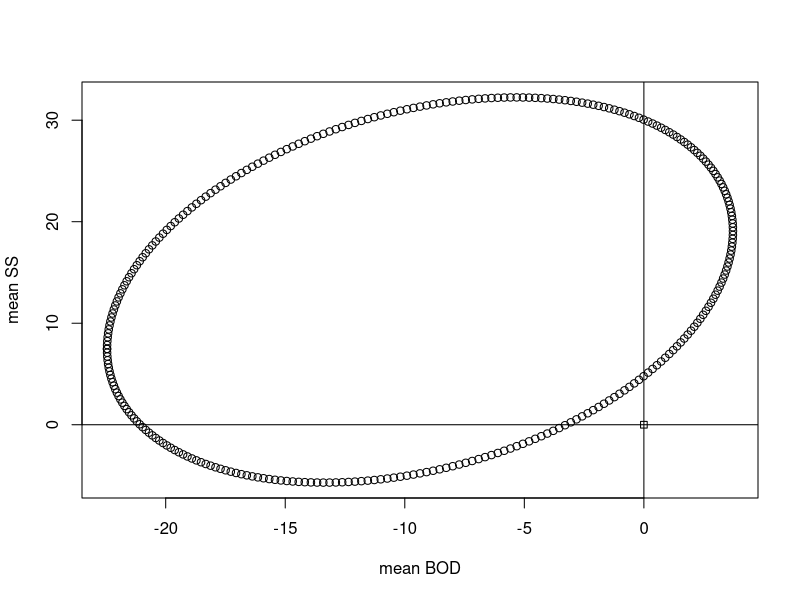

Here is the R script that generated this plot:
rm(list = ls())  # clear the memory
###########################

########################################
########################################

## Matched pairs:

X = as.matrix(read.table("T6-1.dat"))

# Columns represent lab 1 (c1, c2) and lab 2(c3, c4)
diff = cbind(X[,1] - X[,3], X[,2] - X[,4])
colnames(diff) = c("BOD", "SS") # biochemical oxyden demand, suspended solids
dbar = colMeans(diff)
Sd = cov(diff)

dbar
Sd

n = nrow(diff)
p = ncol(diff)

########################################
# Bonferroni intervals on the two marginal means; 95%
alpha = .05
m = 2
alpham = alpha/m
int = matrix(nrow = m, ncol = 2, data = NA)
for(i in 1:m) {
psihat = dbar[i]
sd_psihat = sqrt(Sd[i,i]/n)
qT = qt(alpham/2, n-1, lower.tail = 0)
int[i,] = c(psihat - qT*sd_psihat, psihat + qT*sd_psihat)
}
int_Bon = cbind(int[,1], dbar, int[,2])
colnames(int_Bon) = c("lower", "dbar", "upper")

cat("Bonferroni intervals on the two marginal means","\n")
int_Bon

########################################
# Simultaneous intervals on these AND ALL OTHERS
alpha = .05
m = 2
int = matrix(nrow = m, ncol = 2, data = NA)
for(i in 1:m) {
I = diag(m)
a = I[,i]  # Any other vectors a could be used without lowering the overall confidence
psihat = t(a)%*%dbar
sd_psihat = sqrt(t(a)%*%Sd%*%a/n)
qF = sqrt(((n-1)*p/(n-p))*qf(alpha, p, n-p, lower.tail = 0))

int[i,] = c(psihat - qF*sd_psihat, psihat + qF*sd_psihat)
}
int_Scheffe = cbind(int[,1], dbar, int[,2])
colnames(int_Scheffe) = c("lower", "dbar", "upper")
int_Scheffe


########################################

# 95% confidence ellipsoid:
U = chol(Sd) # S = U'U
c = sqrt(((n-1)*p/(n-p))*qf(alpha, p, n-p, lower.tail = 0))

phi = 2*pi*seq(from = 0, to = 1, length = 301)

z = -rbind(cos(phi), sin(phi))  # 200 columns, each of norm 1
mu = dbar + (c/sqrt(n))*t(U)%*%z
plot(mu[1,], mu[2,], xlab = "mean BOD", ylab = "mean SS")
points(0,0, pch=22)
abline(h=0)
abline(v=0)
########################################

extremes_of_ellipsoid = rbind(c(min(mu[1,]), max(mu[1,])),c(min(mu[2,]), max(mu[2,])))
extremes_of_ellipsoid


########################################
########################################

## Repeated measures:


X = as.matrix(read.table("T6-2.dat",header=F))	
C = rbind(c(-1, -1, 1, 1), c(1, -1, 1, -1), c(1, -1, -1, 1))
Y = X%*%t(C)

colnames(Y) = c("H effect", "C effect", "interaction") 
ybar = colMeans(Y)
Sy = cov(Y)

ybar
Sy

n = nrow(Y)
q = ncol(Y)

########################################
# Test that all three contrasts vanish, i.e. mean(y) = c(0,0,0):

Tsqd = n*t(ybar)%*%solve(Sy,ybar)
pval = pf(((n-1)*q/(n-q))*Tsqd, q, n-q, lower.tail = 0)
pval

# Simultaneous intervals on these AND ALL OTHERS
alpha = .05
m = 3
int = matrix(nrow = m, ncol = 2, data = NA)
for(i in 1:m) {
I = diag(m)
a = I[,i]  # Any other vectors a could be used without lowering the overall confidence
psihat = t(a)%*%ybar
sd_psihat = sqrt(t(a)%*%Sy%*%a/n)
qF = sqrt(((n-1)*q/(n-q))*qf(alpha, q, n-q, lower.tail = 0))

int[i,] = c(psihat - qF*sd_psihat, psihat + qF*sd_psihat)
}
int_Scheffe = cbind(int[,1], ybar, int[,2])
colnames(int_Scheffe) = c("lower", "ybar", "upper")
int_Scheffe



